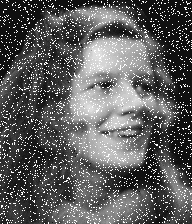
#> input picture Transformação de Intensidade/enhance-me.gif, 192 x 224 px
$ python index.py
#> lines starting #> are read from the running program, lines starting #| are printed output that depends on the picture
import matplotlib.pyplot as plt
import numpy as np
from PIL import Image, ImageFilter

enhance_me = Image.open('enhance-me.gif')
#> enhance_me is the input picture: PIL image 192x224 L; min 0, max 31, mean 11.4
enhance_me = enhance_me.convert('L')

# apply median filter in image
enhance_me = enhance_me.filter(ImageFilter.MedianFilter(5))
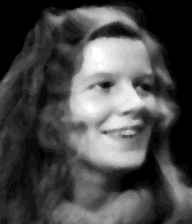
#> enhance_me: PIL image 192x224 L; min 2, max 27, mean 9.3; drawn with min black and max white

fig_3_8 = Image.open('Fig0308.tif')
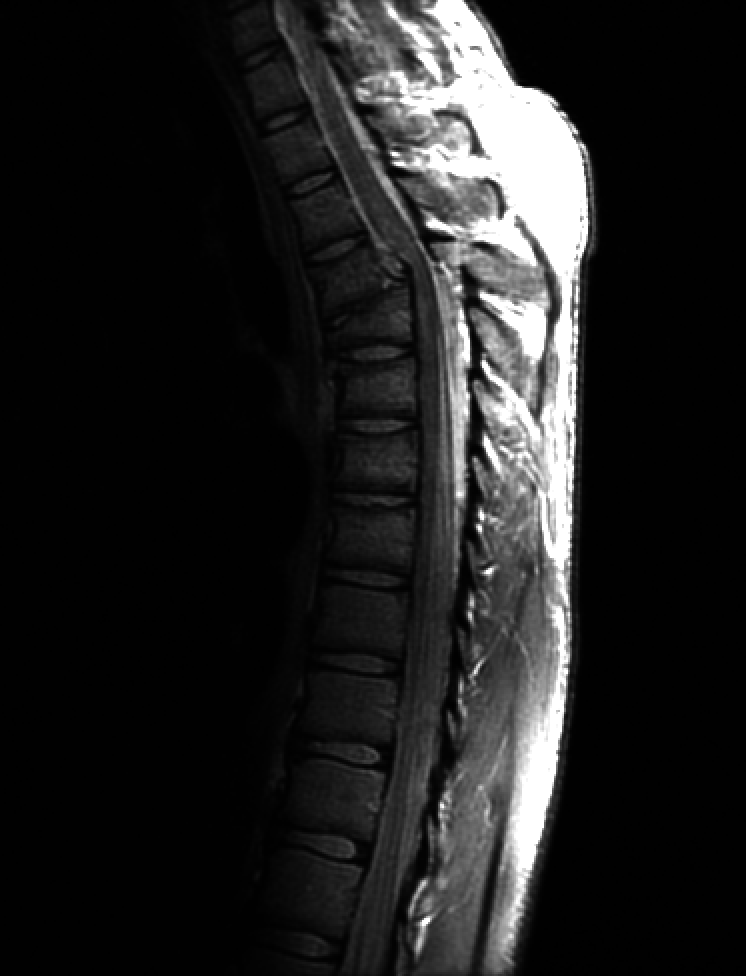
#> input picture Transformação de Intensidade/Fig0308.tif, 746 x 976 px
#> fig_3_8 is the input picture: PIL image 746x976 L; min 0, max 255, mean 32.6
fig_3_8 = fig_3_8.convert('L')


def plot_result(original, transformed, *args):
    fig, axs = plt.subplots(1, 2, figsize=(15, 15))
    axs[0].imshow(original, cmap='gray')
    axs[0].set_title('Original')
    axs[1].imshow(transformed, cmap='gray')
    axs[1].set_title('Transformed with {}'.format(args))


def process(img, transformation, *args):
    transformed = transformation(img, *args)
    plot_result(img, transformed, *args)

#Exercicio 1

def apply_log_transformation(img, c):
    img = np.array(img)
    img = c * np.log2(1 + img)
    img = np.clip(img, 0, 255)
    img = Image.fromarray(img.astype(np.uint8))
    return img


for value in [1, 10, 100, 1000]:
    process(enhance_me, apply_log_transformation, value)

#Exercicio 2

def apply_gamma_transformation(img, c, gamma):
    img = np.array(img)
    img = c * np.power(img, gamma)
    img = np.clip(img, 0, 255)
    img = Image.fromarray(img.astype(np.uint8))
    return img


for value in [0.1, 0.5, 1, 2, 5, 10]:
    process(enhance_me, apply_gamma_transformation, 1, value)

for value in [0.1, 0.5, 1, 2, 5, 10]:
    process(fig_3_8, apply_gamma_transformation, 1, value)
#> this loop made 6 passes
#> pass 1, in apply_gamma_transformation (call 7), `img = Image.fromarray(img.astype(np.uint8))`:
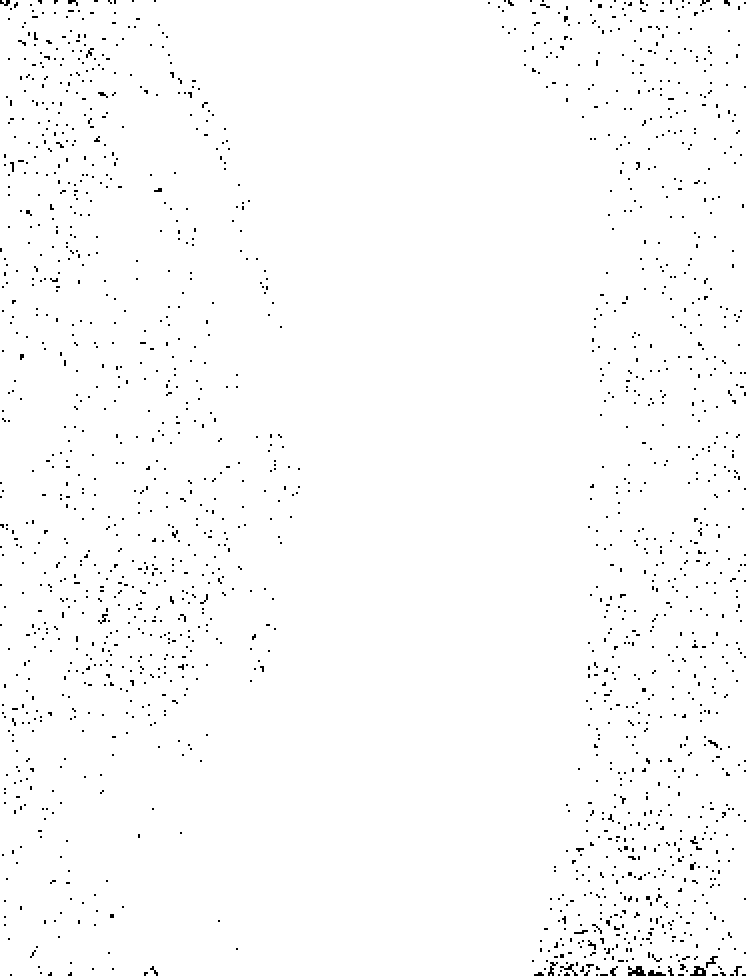
#> img: PIL image 746x976 L; values 0 (black) and 1 (white), 98.5% white; black in thin lines or dots

#Exercicio 3

def get_bit_plane(img, bit):
    img = np.array(img)

    # extract n bit layer
    img = np.bitwise_and(img, 2 ** bit)

    # normalize
    img = img / 2 ** bit

    return img


plt.figure(figsize=(15, 15))

enhance_me = np.array(enhance_me)
enhance_me = (enhance_me - enhance_me.min()) / (enhance_me.max() - enhance_me.min()) * 255
#> enhance_me: shape (224, 192) float64
enhance_me = Image.fromarray(enhance_me.astype(np.uint8))
#> enhance_me: PIL image 192x224 L

plt.subplot(3, 3, 1)
plt.imshow(enhance_me, cmap='gray')
plt.title('Original')

for bit in range(8):
    plt.subplot(3, 3, bit + 2)
    plt.imshow(get_bit_plane(enhance_me, bit), cmap='gray')
    plt.title('Bit plane {}'.format(bit))

plt.show()

plt.figure(figsize=(15, 15))

plt.subplot(3, 3, 1)
plt.imshow(fig_3_8, cmap='gray')
plt.title('Original')

for bit in range(8):
    plt.subplot(3, 3, bit + 2)
    plt.imshow(get_bit_plane(fig_3_8, bit), cmap='gray')
    plt.title('Bit plane {}'.format(bit))
#> this loop made 8 passes
#> pass 1, in get_bit_plane (call 9), `img = np.bitwise_and(img, 2 ** bit)`:
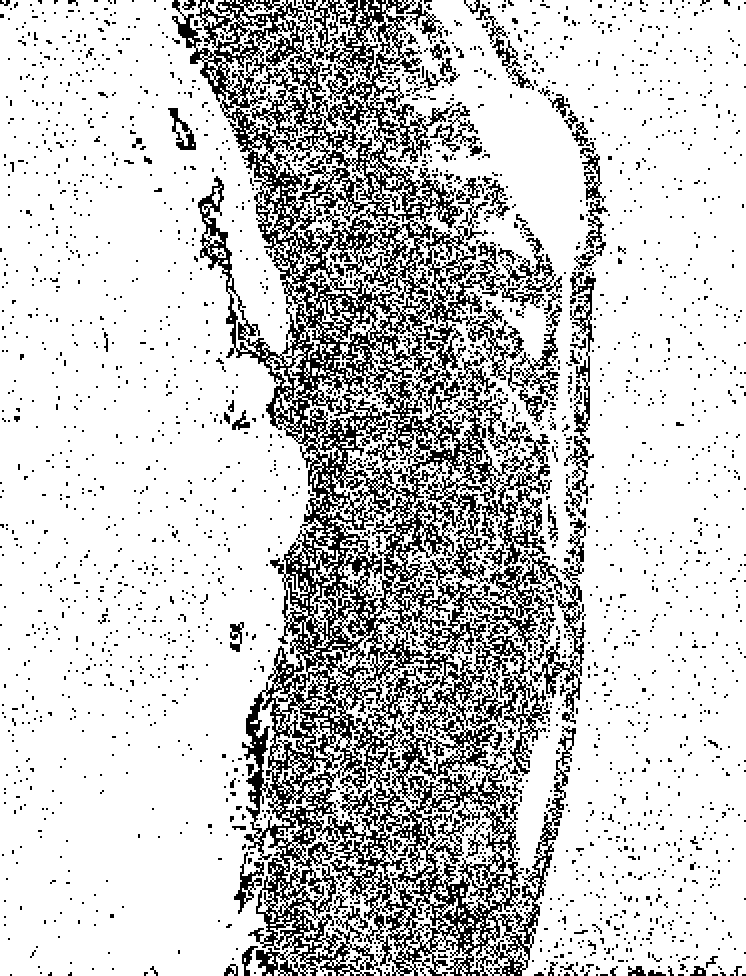
#> img: shape (976, 746); values 0 (black) and 1 (white), 79.3% white; black in thin lines or dots

#Exercicio 4

from PIL import ImageOps


def equalize_histogram(img):
    img1 = np.array(img)

    plt.figure(figsize=(50, 50))
    plt.rcParams.update({'font.size': 32})

    plt.subplot(2, 2, 1)
    plt.hist(img1.ravel(), bins=256, range=(0, 255))
    plt.title('Original' )

    img = ImageOps.equalize(img)
#> img: PIL image 192x224 L
    img = np.array(img)

    plt.subplot(2, 2, 2)
    plt.hist(img.ravel(), bins=256,  range=(0, 255))
    plt.title('Equalized')

    plt.show()
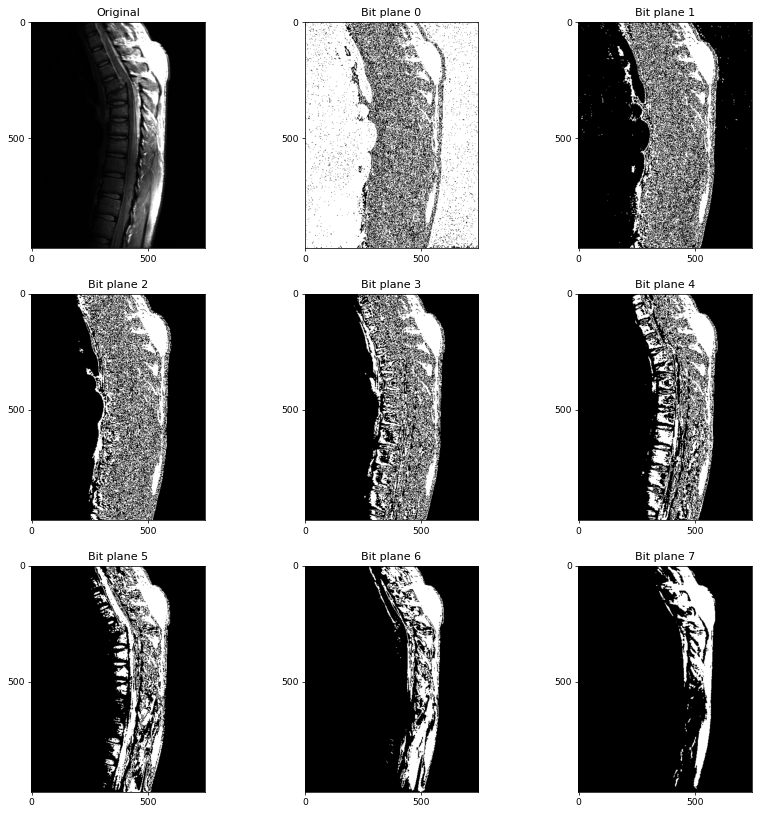
#> figure drawn by matplotlib, 9 panels
#> figure, not shown here; panel 1: tallest bar 7219 high, from x = 0 to 0.996; panel 2: tallest bar 7219 high, from x = 0 to 0.996


equalize_histogram(enhance_me)
equalize_histogram(fig_3_8)
#> in equalize_histogram (call 2), `img = ImageOps.equalize(img)`:
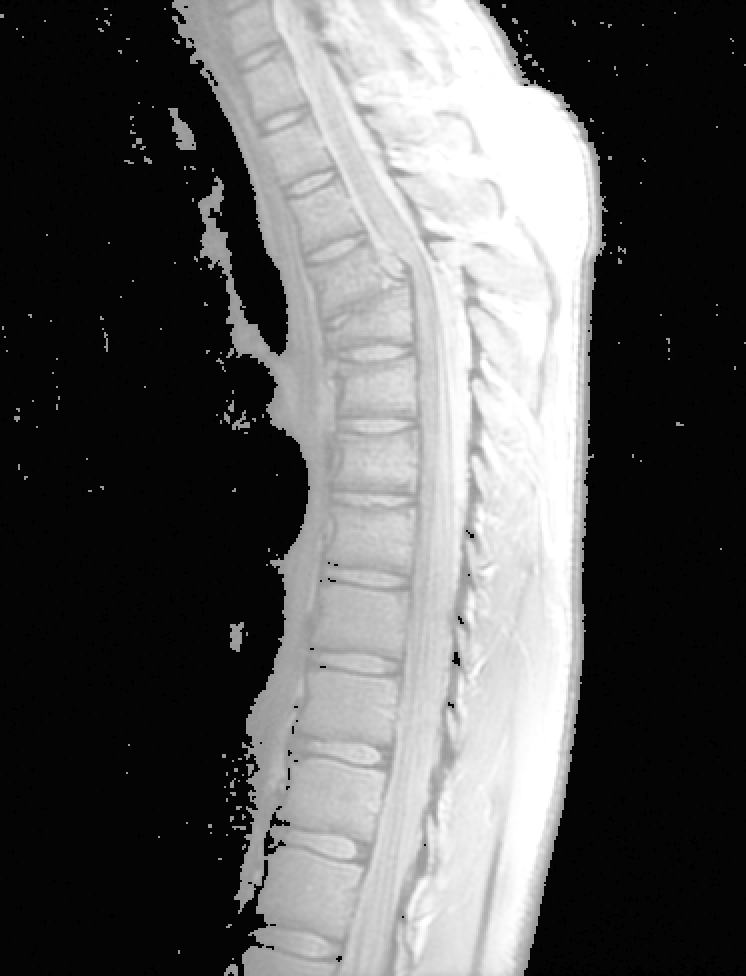
#> img: PIL image 746x976 L; min 0, max 255, mean 91.3
#> in equalize_histogram (call 2), `plt.show()`:
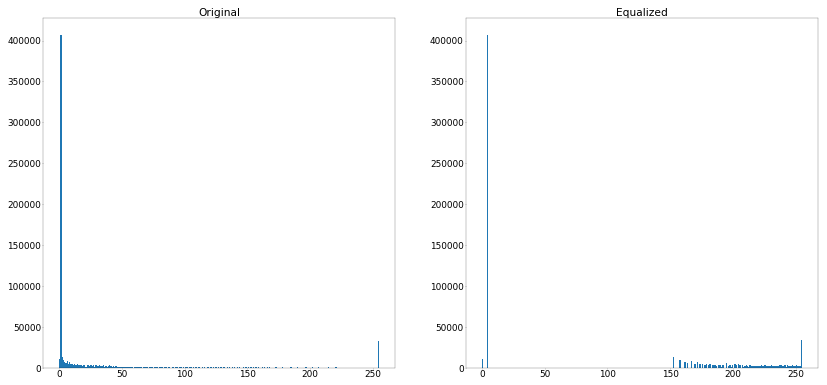
#> figure drawn by matplotlib, 2 panels; panel 1: tallest bar 407152 high, from x = 0.996 to 1.99; panel 2: tallest bar 407152 high, from x = 3.98 to 4.98
